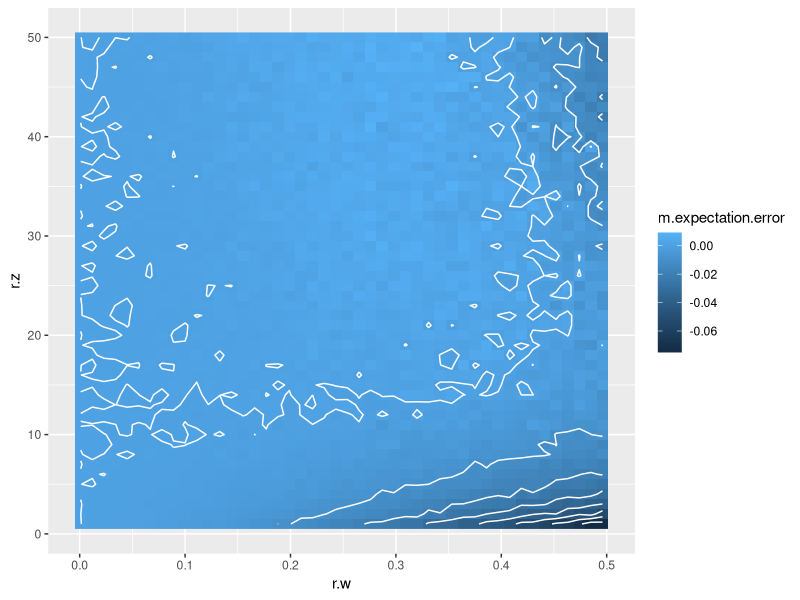
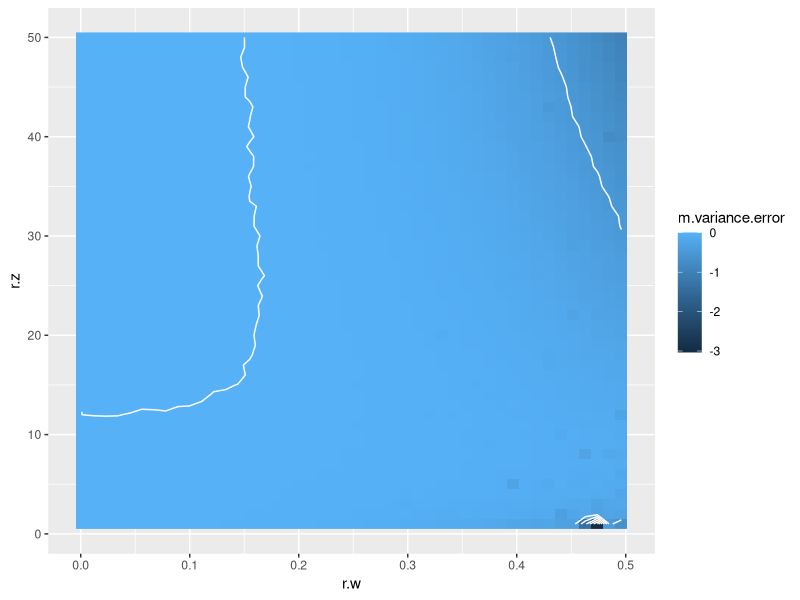

The R source for these figures, in order:
## ---- chunk 1
knitr::opts_chunk$set(echo = TRUE)
library(ggplot2)
## ---- chunk 2
m.expectation.taylor = function (r.w, r.z) {
  w.var = (1/3) * r.w^2;
  z.e = (1/2) * r.z;
  return(1 + 0.5*w.var*log(abs(z.e) + 10^-8)^2);
}
m.expectation.simulation = function (r.w, r.z) {
  w.samples = runif(100000, -r.w, r.w);
  z.samples = runif(100000, 0, r.z);
  f.samples = exp(w.samples * log(z.samples + 10^-8));
  return(mean(f.samples));
}

m.expectation.input = expand.grid(r.w = seq(0.001, 0.5, 0.011), r.z = seq(1, 50, 1))
m.expectation.error = mapply(function(r.w,r.z) {
  return(m.expectation.taylor(r.w, r.z) - m.expectation.simulation(r.w, r.z))
}, m.expectation.input$r.w, m.expectation.input$r.z)
## ---- chunk 3
p = ggplot(cbind(m.expectation.input, m.expectation.error), aes(r.w, r.z)) +
  geom_raster(aes(fill = m.expectation.error)) +
  geom_contour(aes(z = m.expectation.error), colour='white')
print(p)
## ---- chunk 4
m.variance.taylor = function (r.w, r.z) {
  w.var = (1/3) * r.w^2;
  z.e = (1/2) * r.z;
  return((1 + 2*w.var*log(abs(z.e) + 10^-8)^2) - (1 + 0.5*w.var*log(abs(z.e) + 10^-8)^2)^2);
}
m.variance.simulation = function (r.w, r.z) {
  w.samples = runif(100000, -r.w, r.w);
  z.samples = runif(100000, 0, r.z);
  f.samples = exp(w.samples * log(z.samples + 10^-8));
  return(var(f.samples));
}

m.variance.input = expand.grid(r.w = seq(0.001, 0.5, 0.011), r.z = seq(1, 50, 1))
m.variance.error = mapply(function(r.w,r.z) {
  return(m.variance.taylor(r.w, r.z) - m.variance.simulation(r.w, r.z))
}, m.variance.input$r.w, m.variance.input$r.z)
## ---- chunk 5
p = ggplot(cbind(m.variance.input, m.variance.error), aes(r.w, r.z)) +
  geom_raster(aes(fill = m.variance.error)) +
  geom_contour(aes(z = m.variance.error), colour='white')
print(p)
